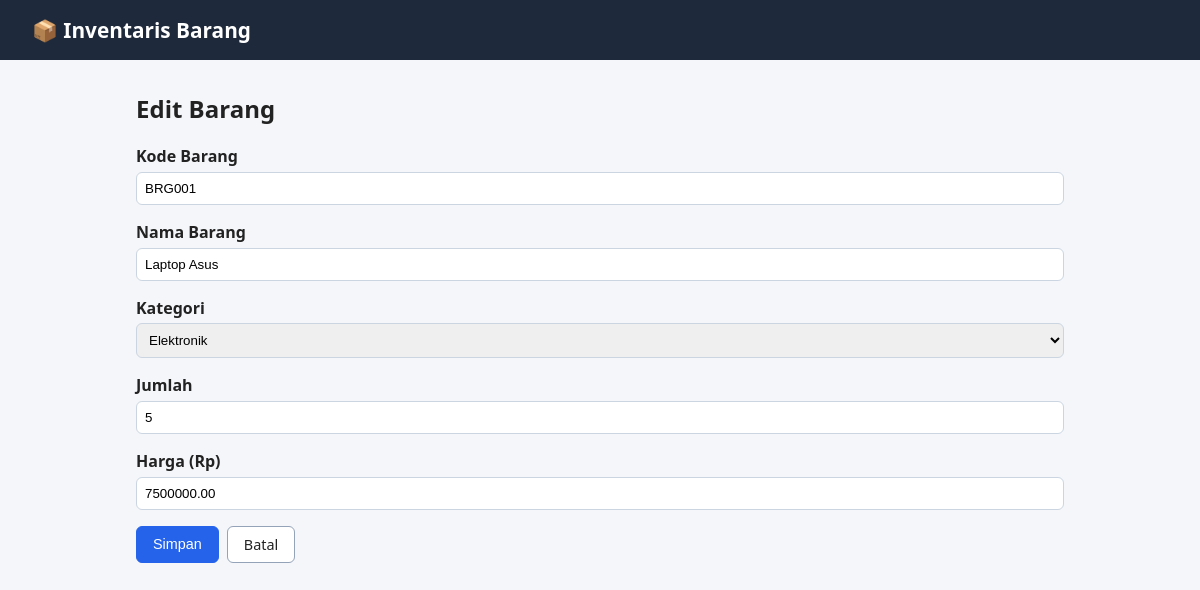
The page /edit.php?id=1 on the database its author committed.
### tables this page shows
CREATE TABLE barang (
  id INT UNSIGNED AUTO_INCREMENT PRIMARY KEY,
  kode_barang VARCHAR(20) NOT NULL UNIQUE,
  nama_barang VARCHAR(100) NOT NULL,
  kategori_id INT UNSIGNED NOT NULL,
  jumlah INT UNSIGNED NOT NULL DEFAULT 0,
  harga DECIMAL(12,2) NOT NULL DEFAULT 0,
  created_at TIMESTAMP DEFAULT CURRENT_TIMESTAMP,
  CONSTRAINT fk_barang_kategori FOREIGN KEY (kategori_id)
    REFERENCES kategori(id) ON UPDATE CASCADE ON DELETE RESTRICT
);

CREATE TABLE kategori (
  id INT UNSIGNED AUTO_INCREMENT PRIMARY KEY,
  nama_kategori VARCHAR(50) NOT NULL UNIQUE
);

### functions.php (called while the page is built, shortened)
<?php
function e($v): string { return htmlspecialchars((string)$v, ENT_QUOTES, 'UTF-8'); }

### _form.php (the view, shortened to what this page needs)
<form method="post" novalidate>
  <label>Kode Barang
    <input type="text" name="kode_barang" maxlength="20" value="<?= e($data['kode_barang']) ?>">
  </label>
  <label>Nama Barang
    <input type="text" name="nama_barang" maxlength="100" value="<?= e($data['nama_barang']) ?>">
  </label>
  <label>Kategori
    <select name="kategori_id">
      <?php foreach ($kategori as $k): ?>
        <option value="<?= e($k['id']) ?>" <?= (string)$data['kategori_id'] === (string)$k['id'] ? 'selected' : '' ?>>
          <?= e($k['nama_kategori']) ?>
        </option>
      <?php endforeach; ?>
    </select>
  </label>
  <label>Jumlah
    <input type="number" name="jumlah" min="0" value="<?= e($data['jumlah']) ?>">
  </label>
  <label>Harga (Rp)
    <input type="number" name="harga" min="0" step="0.01" value="<?= e($data['harga']) ?>">
  </label>
  <div class="actions">
    <button type="submit" class="btn primary">Simpan</button>
    <a href="index.php" class="btn">Batal</a>
  </div>
</form>

### style.css (style rules this page uses)
* { box-sizing:border-box }
body { font-family:system-ui,sans-serif;margin:0;background:#f4f6f9;color:#222 }
input,select { padding:.5rem;border:1px solid #cbd5e1;border-radius:6px;width:100% }
.btn { display:inline-block;padding:.5rem 1rem;border:1px solid #94a3b8;border-radius:6px;background:#fff;color:#222;text-decoration:none;cursor:pointer;font-size:.9rem }
.btn.primary { background:#2563eb;color:#fff;border-color:#2563eb }
form label { display:block;margin-bottom:1rem;font-weight:600 }
form label input,form label select { margin-top:.3rem;font-weight:400 }
.actions { display:flex;gap:.5rem }

### rows shown on the page
barang: kode_barang "BRG001", nama_barang "Laptop Asus", kategori_id "Elektronik", jumlah "5", harga "7500000.00"
